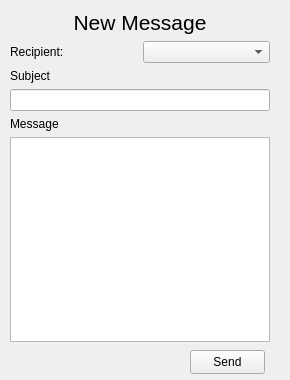
<?xml version="1.0" encoding="UTF-8"?>
<ui version="4.0">
 <class>sendmessage</class>
 <widget class="QWidget" name="sendmessage">
  <property name="geometry">
   <rect>
    <x>0</x>
    <y>0</y>
    <width>290</width>
    <height>380</height>
   </rect>
  </property>
  <property name="minimumSize">
   <size>
    <width>290</width>
    <height>380</height>
   </size>
  </property>
  <property name="maximumSize">
   <size>
    <width>290</width>
    <height>380</height>
   </size>
  </property>
  <property name="windowTitle">
   <string>Form</string>
  </property>
  <widget class="QPushButton" name="pushButton">
   <property name="geometry">
    <rect>
     <x>190</x>
     <y>350</y>
     <width>75</width>
     <height>24</height>
    </rect>
   </property>
   <property name="text">
    <string>Send</string>
   </property>
  </widget>
  <widget class="QWidget" name="layoutWidget">
   <property name="geometry">
    <rect>
     <x>10</x>
     <y>10</y>
     <width>260</width>
     <height>332</height>
    </rect>
   </property>
   <layout class="QVBoxLayout" name="verticalLayout_2">
    <item>
     <widget class="QLabel" name="label_2">
      <property name="font">
       <font>
        <pointsize>16</pointsize>
       </font>
      </property>
      <property name="text">
       <string>New Message</string>
      </property>
      <property name="alignment">
       <set>Qt::AlignCenter</set>
      </property>
     </widget>
    </item>
    <item>
     <layout class="QHBoxLayout" name="horizontalLayout">
      <item>
       <widget class="QLabel" name="label">
        <property name="text">
         <string>Recipient:</string>
        </property>
       </widget>
      </item>
      <item>
       <widget class="QComboBox" name="recipientBox"/>
      </item>
     </layout>
    </item>
    <item>
     <layout class="QVBoxLayout" name="verticalLayout">
      <item>
       <widget class="QLabel" name="label_3">
        <property name="text">
         <string>Subject</string>
        </property>
       </widget>
      </item>
      <item>
       <widget class="QLineEdit" name="subjectText"/>
      </item>
      <item>
       <widget class="QLabel" name="label_4">
        <property name="text">
         <string>Message</string>
        </property>
       </widget>
      </item>
      <item>
       <widget class="QTextEdit" name="messageText"/>
      </item>
     </layout>
    </item>
   </layout>
  </widget>
 </widget>
 <resources/>
 <connections/>
</ui>
